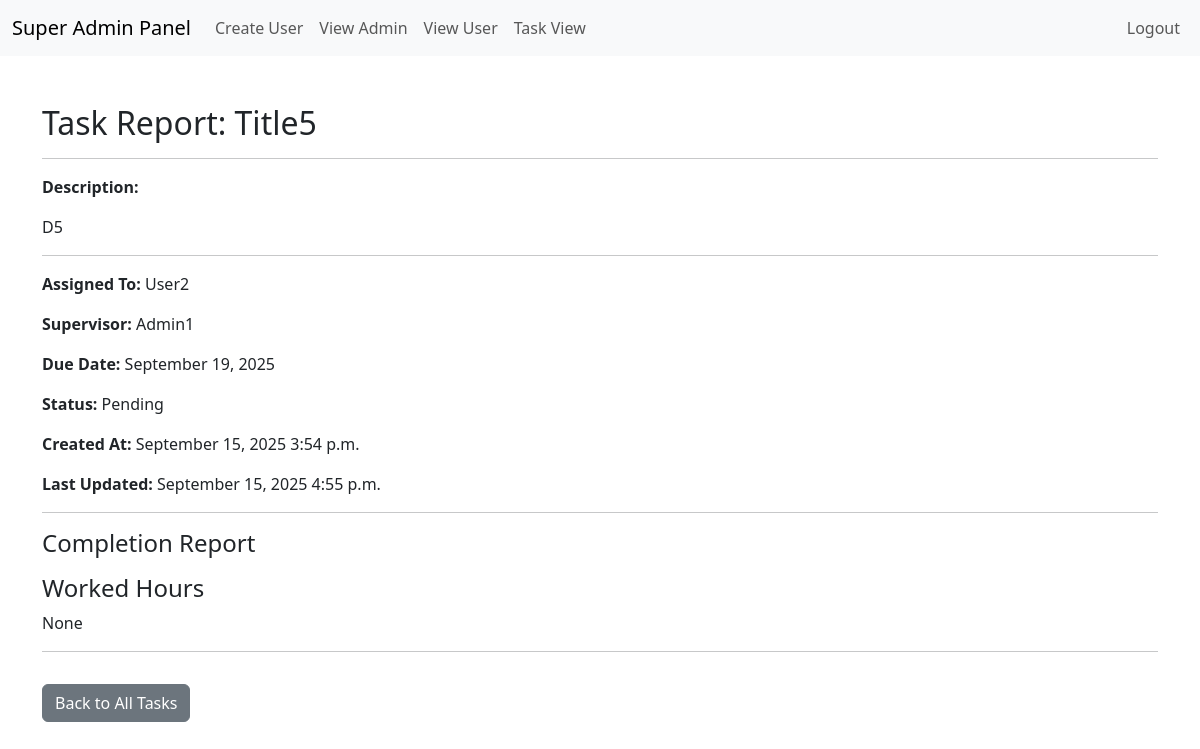
Page /superadminpoint/completed/7/ (signed in) on the earlier database version.
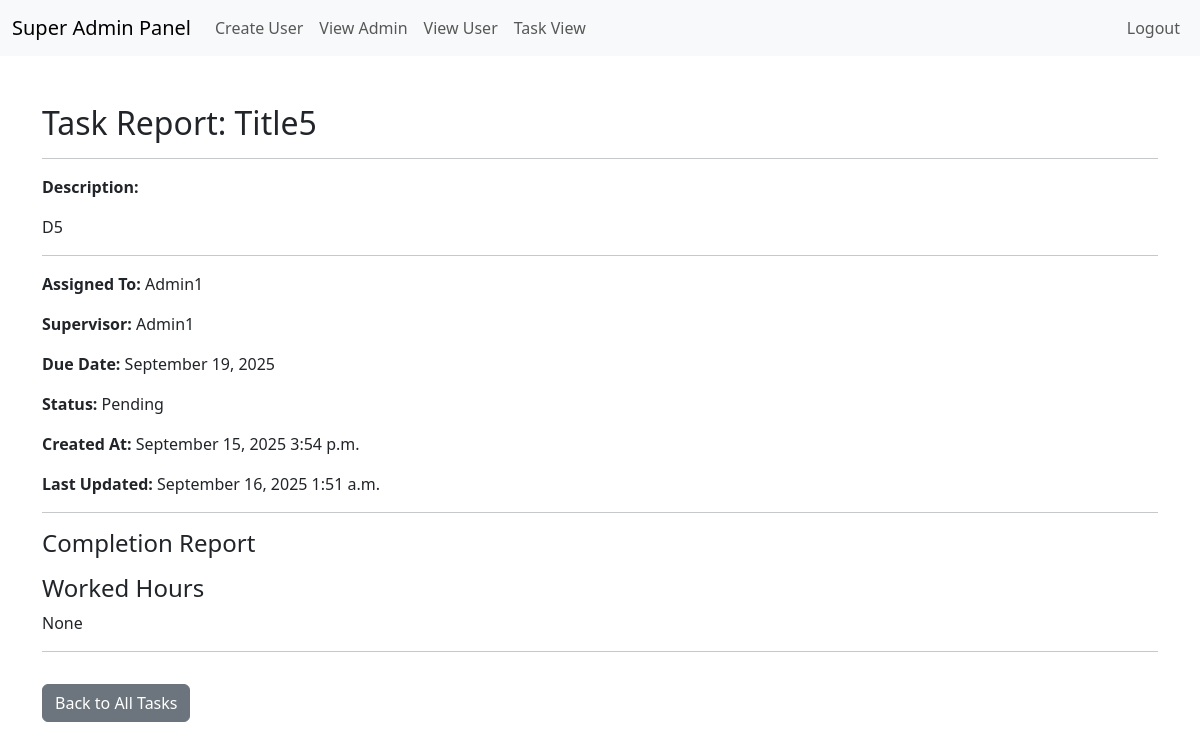
Same page on the later database version.
### apipoint/models.py (models this page shows, shortened)
class TaskModel(models.Model):
    title = models.CharField(max_length=100)
    description = models.TextField()
    assignedto = models.ForeignKey(User, on_delete=models.CASCADE,related_name='assigned_tasks')
    duedate = models.DateField()
    status = models.CharField(max_length=20,default='Pending')
    completionreport = models.TextField(default='No Report', null=True, blank=True)
    workedhours = models.IntegerField(null=True,blank=True)
    supervisor = models.ForeignKey(User, on_delete=models.CASCADE, related_name='supervisor_tasks')
    created_at = models.DateTimeField(auto_now_add=True)
    updated_at = models.DateTimeField(auto_now=True)

### superadminpoint/models.py (models this page shows, shortened)
class CustomUser(AbstractUser):
    name = models.CharField(max_length=255)
    email = models.EmailField(unique=True)
    rolechoice = (
        ('admin', 'Admin'),
        ('user', 'User')
    )
    role = models.CharField(max_length=10, choices=rolechoice)
    assigned_admin = models.ForeignKey('self', on_delete=models.SET_NULL, null=True, blank=True)

### superadminpoint/views.py (the view)
# urls.py: path('completed/<int:task_id>/', views.CompletdTaskView.as_view(), name='completed'),
@method_decorator(Client_required, name='dispatch')
class CompletdTaskView(View):
    def get(self, request, task_id):
        task = TaskModel.objects.get(id=task_id)
        return render(request, 'superadmin/completed.html', {'task': task})

### superadminpoint/views.py (called while the page is built)
def Client_required(function):
    def wrap(request, *args, **kwargs):
        if request.user.is_authenticated and request.user.is_superuser:
            return function(request, *args, **kwargs)
        else:
            return redirect(reverse('commn:login'))
    return wrap

### template/superadmin/completed.html (shortened to what this page needs)
{% extends 'index.html' %}
{% load crispy_forms_tags %}
{% block content %}
<div class="container mt-5">
    <h2>Task Report: {{ task.title }}</h2>
    <hr>
    <p><strong>Description:</strong></p>
    <p>{{ task.description }}</p>
    <hr>
    <p><strong>Assigned To:</strong> {{ task.assignedto.name }}</p>
    <p><strong>Supervisor:</strong> {{ task.supervisor.name }}</p>
    <p><strong>Due Date:</strong> {{ task.duedate|date:"F d, Y" }}</p>
    <p><strong>Status:</strong> {{ task.status }}</p>
    <p><strong>Created At:</strong> {{ task.created_at|date:"F d, Y P" }}</p>
    <p><strong>Last Updated:</strong> {{ task.updated_at|date:"F d, Y P" }}</p>
    <hr>
    <h4>Completion Report</h4>
    <h4>Worked Hours</h4>
    <p>{{ task.workedhours }}</p>
    <hr>
    <a href="{% url 'superadminpoint:tasklist' %}" class="btn btn-secondary mt-3">Back to All Tasks</a>
</div>
{% endblock %}

### template/index.html (shortened to what this page needs)
<!doctype html>
<html lang="en">
  <head>
    <link href="https://cdn.jsdelivr.net/npm/bootstrap@5.3.8/dist/css/bootstrap.min.css" rel="stylesheet">
  </head>
  {% if user.is_authenticated %}
  <nav class="navbar navbar-expand-lg navbar-light bg-light">
    <div class="container-fluid">
      {% if request.user.is_superuser %}
      <a class="navbar-brand" href="#">Super Admin Panel</a>
      {% else %}
      <a class="navbar-brand" href="#">Admin Panel</a>
      {% endif %}
      <div class="collapse navbar-collapse" id="navbarNav">
        <ul class="navbar-nav me-auto mb-2 mb-lg-0">
          {% if user.is_superuser %}
          <li class="nav-item">
            <a class="nav-link" href= "{% url 'superadminpoint:usercreation' %}">Create User</a>
          </li>
          <li class="nav-item">
            <a class="nav-link" href="{% url 'superadminpoint:adminusers' %}">View Admin</a>
          </li>
          <li class="nav-item">
            <a class="nav-link" href="{% url 'superadminpoint:allusers' %}">View User</a>
          </li>
          <li class="nav-item">
            <a class="nav-link" href="{% url 'superadminpoint:tasklist' %}">Task View</a>
          </li>
        </ul>
        {% endif %}
        <ul class="navbar-nav">
          <li class="nav-item">
            <a class="nav-link" href="{% url 'commn:logout' %}">Logout</a>
          </li>
        </ul>
      </div>
    </div>
  </nav>
  {% endif %}
  <body>
    {% block content %}
    {% endblock %}
  </body>
</html>

Differences in the rows shown:
changed TaskModel "Title5": assignedto.name "User2" → "Admin1"; updated_at "September 15, 2025 4:55 p.m." → "September 16, 2025 1:51 a.m."
